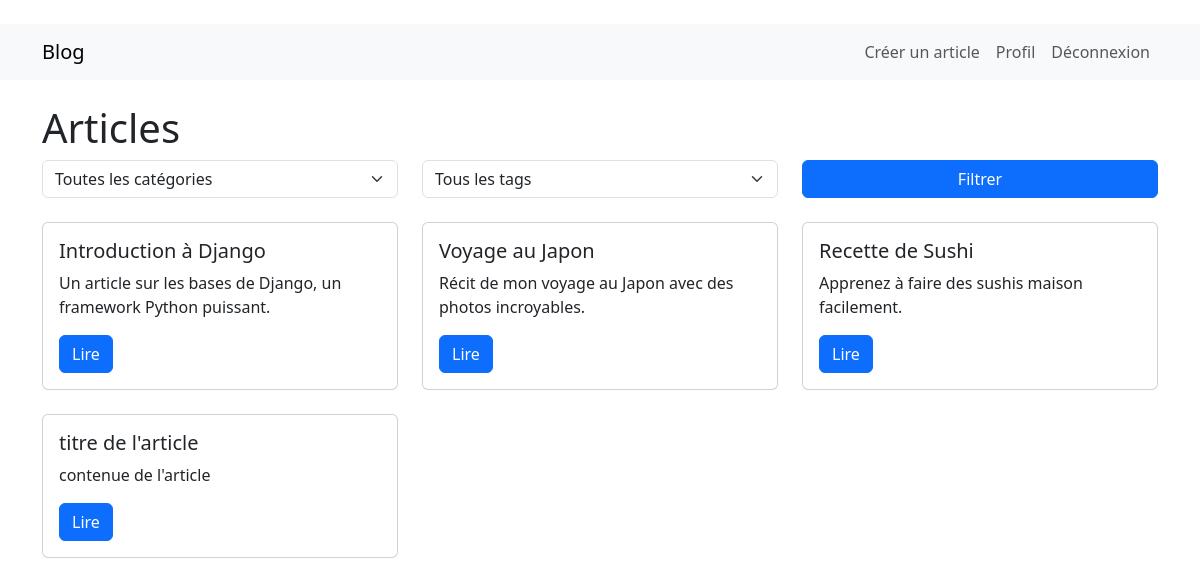
The app's page / (signed in) with its own data.
### blog/models.py (models this page shows, shortened)
class Article(models.Model):
    title = models.CharField(max_length=200)
    content = models.TextField()
    author = models.ForeignKey(User, on_delete=models.CASCADE)
    category = models.ForeignKey(Category, on_delete=models.SET_NULL, null=True)
    tags = models.ManyToManyField(Tag)
    created_at = models.DateTimeField(auto_now_add=True)
    updated_at = models.DateTimeField(auto_now=True)
    views = models.PositiveIntegerField(default=0)
    likes = models.ManyToManyField(User, related_name='liked_articles', blank=True)

### blog/views.py (the view)
# urls.py: path('', views.home, name='home'),
def home(request):
    articles = Article.objects.all()
    categories = Category.objects.all()
    tags = Tag.objects.all()
    category_filter = request.GET.get('category')
    tag_filter = request.GET.get('tag')
    if category_filter:
        articles = articles.filter(category__name=category_filter)
    if tag_filter:
        articles = articles.filter(tags__name=tag_filter)
    return render(request, 'blog/home.html', {
        'articles': articles,
        'categories': categories,
        'tags': tags,
    })

### blog/templates/blog/home.html (shortened to what this page needs)
﻿{% extends 'blog/base.html' %}
{% block content %}
    <h1>Articles</h1>
    <form method="get" class="mb-4">
        <div class="row">
            <div class="col-md-4">
                <select name="category" class="form-select">
                    <option value="">Toutes les catégories</option>
                </select>
            </div>
            <div class="col-md-4">
                <select name="tag" class="form-select">
                    <option value="">Tous les tags</option>
                </select>
            </div>
            <div class="col-md-4">
                <button type="submit" class="btn btn-primary w-100">Filtrer</button>
            </div>
        </div>
    </form>
    <div class="row">
        {% for article in articles %}
            <div class="col-md-4 mb-4">
                <div class="card">
                    <div class="card-body">
                        <h5 class="card-title">{{ article.title }}</h5>
                        <p class="card-text">{{ article.content|truncatewords:20 }}</p>
                        <a href="{% url 'article_detail' article.id %}" class="btn btn-primary">Lire</a>
                    </div>
                </div>
            </div>
        {% empty %}
            <p>Aucun article trouvé.</p>
        {% endfor %}
    </div>
{% endblock %}

### records on screen
Article: title "Introduction à Django", content "Un article sur les bases de Django, un framework Python puissant."
Article: title "Voyage au Japon", content "Récit de mon voyage au Japon avec des photos incroyables."
Article: title "Recette de Sushi", content "Apprenez à faire des sushis maison facilement."
Article: title "titre de l'article", content "contenue de l'article"
